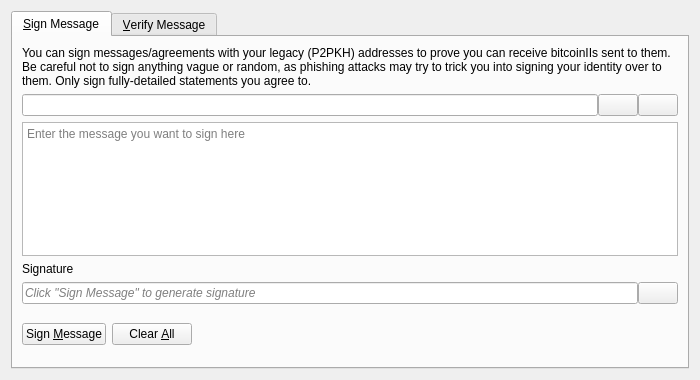
<?xml version="1.0" encoding="UTF-8"?>
<ui version="4.0">
 <class>SignVerifyMessageDialog</class>
 <widget class="QDialog" name="SignVerifyMessageDialog">
  <property name="geometry">
   <rect>
    <x>0</x>
    <y>0</y>
    <width>700</width>
    <height>380</height>
   </rect>
  </property>
  <property name="windowTitle">
   <string>Signatures - Sign / Verify a Message</string>
  </property>
  <property name="modal">
   <bool>true</bool>
  </property>
  <layout class="QVBoxLayout" name="verticalLayout">
   <item>
    <widget class="QTabWidget" name="tabWidget">
     <property name="currentIndex">
      <number>0</number>
     </property>
     <widget class="QWidget" name="tabSignMessage">
      <attribute name="title">
       <string>&amp;Sign Message</string>
      </attribute>
      <layout class="QVBoxLayout" name="verticalLayout_SM">
       <item>
        <widget class="QLabel" name="infoLabel_SM">
         <property name="text">
          <string>You can sign messages/agreements with your legacy (P2PKH) addresses to prove you can receive bitcoinIIs sent to them. Be careful not to sign anything vague or random, as phishing attacks may try to trick you into signing your identity over to them. Only sign fully-detailed statements you agree to.</string>
         </property>
         <property name="textFormat">
          <enum>Qt::PlainText</enum>
         </property>
         <property name="wordWrap">
          <bool>true</bool>
         </property>
        </widget>
       </item>
       <item>
        <layout class="QHBoxLayout" name="horizontalLayout_1_SM">
         <property name="spacing">
          <number>0</number>
         </property>
         <item>
          <widget class="QValidatedLineEdit" name="addressIn_SM">
           <property name="toolTip">
            <string>The BitcoinII address to sign the message with</string>
           </property>
          </widget>
         </item>
         <item>
          <widget class="QPushButton" name="addressBookButton_SM">
           <property name="toolTip">
            <string>Choose previously used address</string>
           </property>
           <property name="text">
            <string/>
           </property>
           <property name="icon">
            <iconset resource="../bitcoinII.qrc">
             <normaloff>:/icons/address-book</normaloff>:/icons/address-book</iconset>
           </property>
           <property name="shortcut">
            <string>Alt+A</string>
           </property>
           <property name="autoDefault">
            <bool>false</bool>
           </property>
          </widget>
         </item>
         <item>
          <widget class="QPushButton" name="pasteButton_SM">
           <property name="toolTip">
            <string>Paste address from clipboard</string>
           </property>
           <property name="text">
            <string/>
           </property>
           <property name="icon">
            <iconset resource="../bitcoinII.qrc">
             <normaloff>:/icons/editpaste</normaloff>:/icons/editpaste</iconset>
           </property>
           <property name="shortcut">
            <string>Alt+P</string>
           </property>
           <property name="autoDefault">
            <bool>false</bool>
           </property>
          </widget>
         </item>
        </layout>
       </item>
       <item>
        <widget class="QPlainTextEdit" name="messageIn_SM">
         <property name="toolTip">
          <string>Enter the message you want to sign here</string>
         </property>
         <property name="placeholderText">
          <string>Enter the message you want to sign here</string>
         </property>
        </widget>
       </item>
       <item>
        <widget class="QLabel" name="signatureLabel_SM">
         <property name="text">
          <string>Signature</string>
         </property>
         <property name="textFormat">
          <enum>Qt::PlainText</enum>
         </property>
        </widget>
       </item>
       <item>
        <layout class="QHBoxLayout" name="horizontalLayout_2_SM">
         <property name="spacing">
          <number>0</number>
         </property>
         <item>
          <widget class="QLineEdit" name="signatureOut_SM">
           <property name="placeholderText">
            <string>Click "Sign Message" to generate signature</string>
           </property>
           <property name="font">
            <font>
             <italic>true</italic>
            </font>
           </property>
           <property name="readOnly">
            <bool>true</bool>
           </property>
          </widget>
         </item>
         <item>
          <widget class="QPushButton" name="copySignatureButton_SM">
           <property name="toolTip">
            <string>Copy the current signature to the clipboard</string>
           </property>
           <property name="text">
            <string/>
           </property>
           <property name="icon">
            <iconset resource="../bitcoinII.qrc">
             <normaloff>:/icons/editcopy</normaloff>:/icons/editcopy</iconset>
           </property>
           <property name="autoDefault">
            <bool>false</bool>
           </property>
          </widget>
         </item>
        </layout>
       </item>
       <item>
        <layout class="QHBoxLayout" name="horizontalLayout_3_SM">
         <item>
          <widget class="QPushButton" name="signMessageButton_SM">
           <property name="toolTip">
            <string>Sign the message to prove you own this BitcoinII address</string>
           </property>
           <property name="text">
            <string>Sign &amp;Message</string>
           </property>
           <property name="icon">
            <iconset resource="../bitcoinII.qrc">
             <normaloff>:/icons/edit</normaloff>:/icons/edit</iconset>
           </property>
           <property name="autoDefault">
            <bool>false</bool>
           </property>
          </widget>
         </item>
         <item>
          <widget class="QPushButton" name="clearButton_SM">
           <property name="toolTip">
            <string>Reset all sign message fields</string>
           </property>
           <property name="text">
            <string>Clear &amp;All</string>
           </property>
           <property name="icon">
            <iconset resource="../bitcoinII.qrc">
             <normaloff>:/icons/remove</normaloff>:/icons/remove</iconset>
           </property>
           <property name="autoDefault">
            <bool>false</bool>
           </property>
          </widget>
         </item>
         <item>
          <spacer name="horizontalSpacer_1_SM">
           <property name="orientation">
            <enum>Qt::Horizontal</enum>
           </property>
           <property name="sizeHint" stdset="0">
            <size>
             <width>40</width>
             <height>48</height>
            </size>
           </property>
          </spacer>
         </item>
         <item>
          <widget class="QLabel" name="statusLabel_SM">
           <property name="font">
            <font>
             <weight>75</weight>
             <bold>true</bold>
            </font>
           </property>
           <property name="text">
            <string/>
           </property>
           <property name="wordWrap">
            <bool>true</bool>
           </property>
          </widget>
         </item>
         <item>
          <spacer name="horizontalSpacer_2_SM">
           <property name="orientation">
            <enum>Qt::Horizontal</enum>
           </property>
           <property name="sizeHint" stdset="0">
            <size>
             <width>40</width>
             <height>48</height>
            </size>
           </property>
          </spacer>
         </item>
        </layout>
       </item>
      </layout>
     </widget>
     <widget class="QWidget" name="tabVerifyMessage">
      <attribute name="title">
       <string>&amp;Verify Message</string>
      </attribute>
      <layout class="QVBoxLayout" name="verticalLayout_VM">
       <item>
        <widget class="QLabel" name="infoLabel_VM">
         <property name="text">
          <string>Enter the receiver's address, message (ensure you copy line breaks, spaces, tabs, etc. exactly) and signature below to verify the message. Be careful not to read more into the signature than what is in the signed message itself, to avoid being tricked by a man-in-the-middle attack. Note that this only proves the signing party receives with the address, it cannot prove sendership of any transaction!</string>
         </property>
         <property name="textFormat">
          <enum>Qt::PlainText</enum>
         </property>
         <property name="alignment">
          <set>Qt::AlignLeading|Qt::AlignLeft|Qt::AlignTop</set>
         </property>
         <property name="wordWrap">
          <bool>true</bool>
         </property>
        </widget>
       </item>
       <item>
        <layout class="QHBoxLayout" name="horizontalLayout_1_VM">
         <property name="spacing">
          <number>0</number>
         </property>
         <item>
          <widget class="QValidatedLineEdit" name="addressIn_VM">
           <property name="toolTip">
            <string>The BitcoinII address the message was signed with</string>
           </property>
          </widget>
         </item>
         <item>
          <widget class="QPushButton" name="addressBookButton_VM">
           <property name="toolTip">
            <string>Choose previously used address</string>
           </property>
           <property name="text">
            <string/>
           </property>
           <property name="icon">
            <iconset resource="../bitcoinII.qrc">
             <normaloff>:/icons/address-book</normaloff>:/icons/address-book</iconset>
           </property>
           <property name="shortcut">
            <string>Alt+A</string>
           </property>
           <property name="autoDefault">
            <bool>false</bool>
           </property>
          </widget>
         </item>
        </layout>
       </item>
       <item>
        <widget class="QPlainTextEdit" name="messageIn_VM">
          <property name="toolTip">
            <string>The signed message to verify</string>
          </property>
          <property name="placeholderText">
            <string>The signed message to verify</string>
          </property>
        </widget>
       </item>
       <item>
        <widget class="QValidatedLineEdit" name="signatureIn_VM">
          <property name="toolTip">
            <string>The signature given when the message was signed</string>
          </property>
          <property name="placeholderText">
            <string>The signature given when the message was signed</string>
          </property>
        </widget>
       </item>
       <item>
        <layout class="QHBoxLayout" name="horizontalLayout_2_VM">
         <item>
          <widget class="QPushButton" name="verifyMessageButton_VM">
           <property name="toolTip">
            <string>Verify the message to ensure it was signed with the specified BitcoinII address</string>
           </property>
           <property name="text">
            <string>Verify &amp;Message</string>
           </property>
           <property name="icon">
            <iconset resource="../bitcoinII.qrc">
             <normaloff>:/icons/transaction_0</normaloff>:/icons/transaction_0</iconset>
           </property>
           <property name="autoDefault">
            <bool>false</bool>
           </property>
          </widget>
         </item>
         <item>
          <widget class="QPushButton" name="clearButton_VM">
           <property name="toolTip">
            <string>Reset all verify message fields</string>
           </property>
           <property name="text">
            <string>Clear &amp;All</string>
           </property>
           <property name="icon">
            <iconset resource="../bitcoinII.qrc">
             <normaloff>:/icons/remove</normaloff>:/icons/remove</iconset>
           </property>
           <property name="autoDefault">
            <bool>false</bool>
           </property>
          </widget>
         </item>
         <item>
          <spacer name="horizontalSpacer_1_VM">
           <property name="orientation">
            <enum>Qt::Horizontal</enum>
           </property>
           <property name="sizeHint" stdset="0">
            <size>
             <width>40</width>
             <height>48</height>
            </size>
           </property>
          </spacer>
         </item>
         <item>
          <widget class="QLabel" name="statusLabel_VM">
           <property name="font">
            <font>
             <weight>75</weight>
             <bold>true</bold>
            </font>
           </property>
           <property name="text">
            <string/>
           </property>
           <property name="wordWrap">
            <bool>true</bool>
           </property>
          </widget>
         </item>
         <item>
          <spacer name="horizontalSpacer_2_VM">
           <property name="orientation">
            <enum>Qt::Horizontal</enum>
           </property>
           <property name="sizeHint" stdset="0">
            <size>
             <width>40</width>
             <height>48</height>
            </size>
           </property>
          </spacer>
         </item>
        </layout>
       </item>
      </layout>
     </widget>
    </widget>
   </item>
  </layout>
 </widget>
 <customwidgets>
  <customwidget>
   <class>QValidatedLineEdit</class>
   <extends>QLineEdit</extends>
   <header>qt/qvalidatedlineedit.h</header>
  </customwidget>
 </customwidgets>
 <resources>
  <include location="../bitcoinII.qrc"/>
 </resources>
 <connections/>
</ui>
